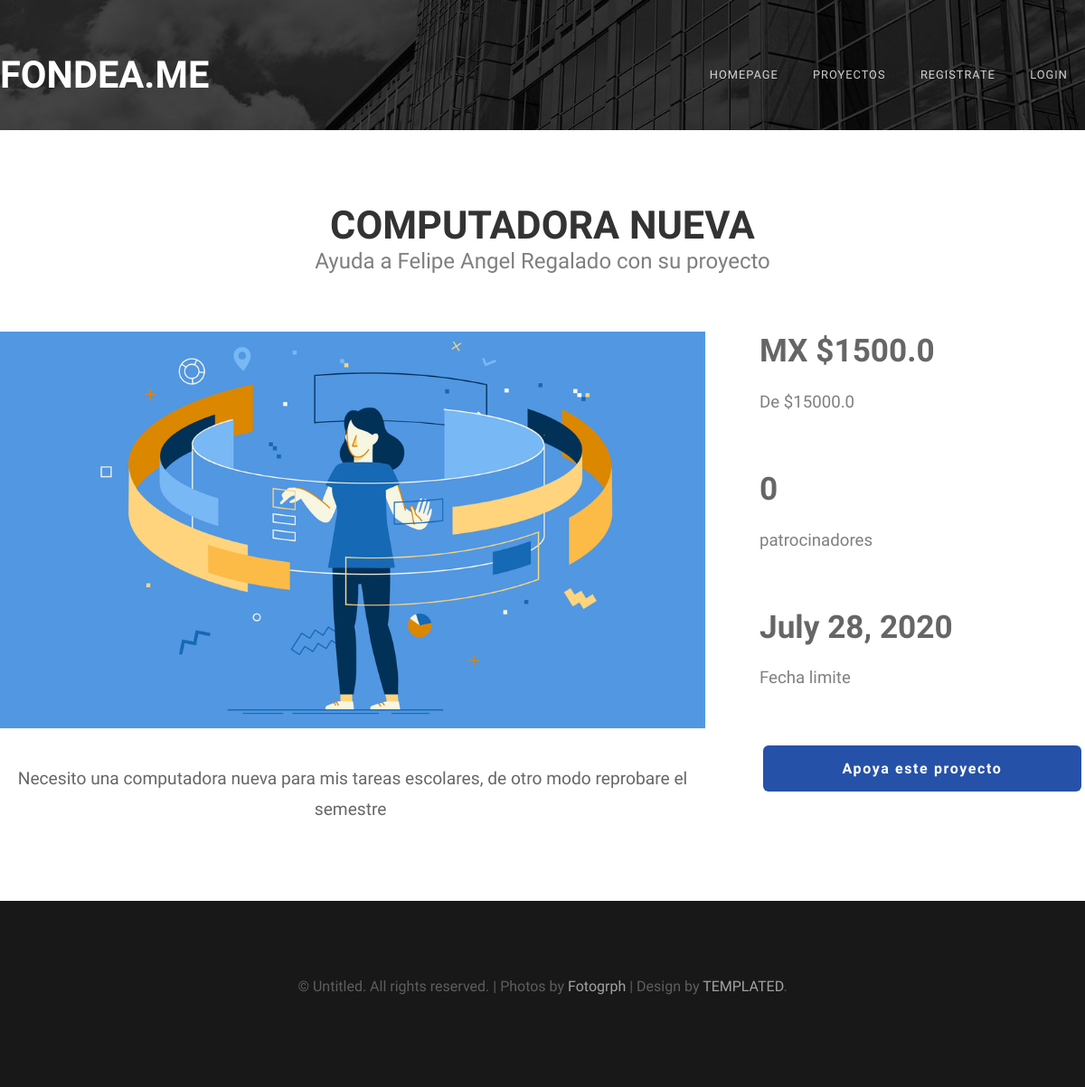
Before: /proyect/18 with the older database file.
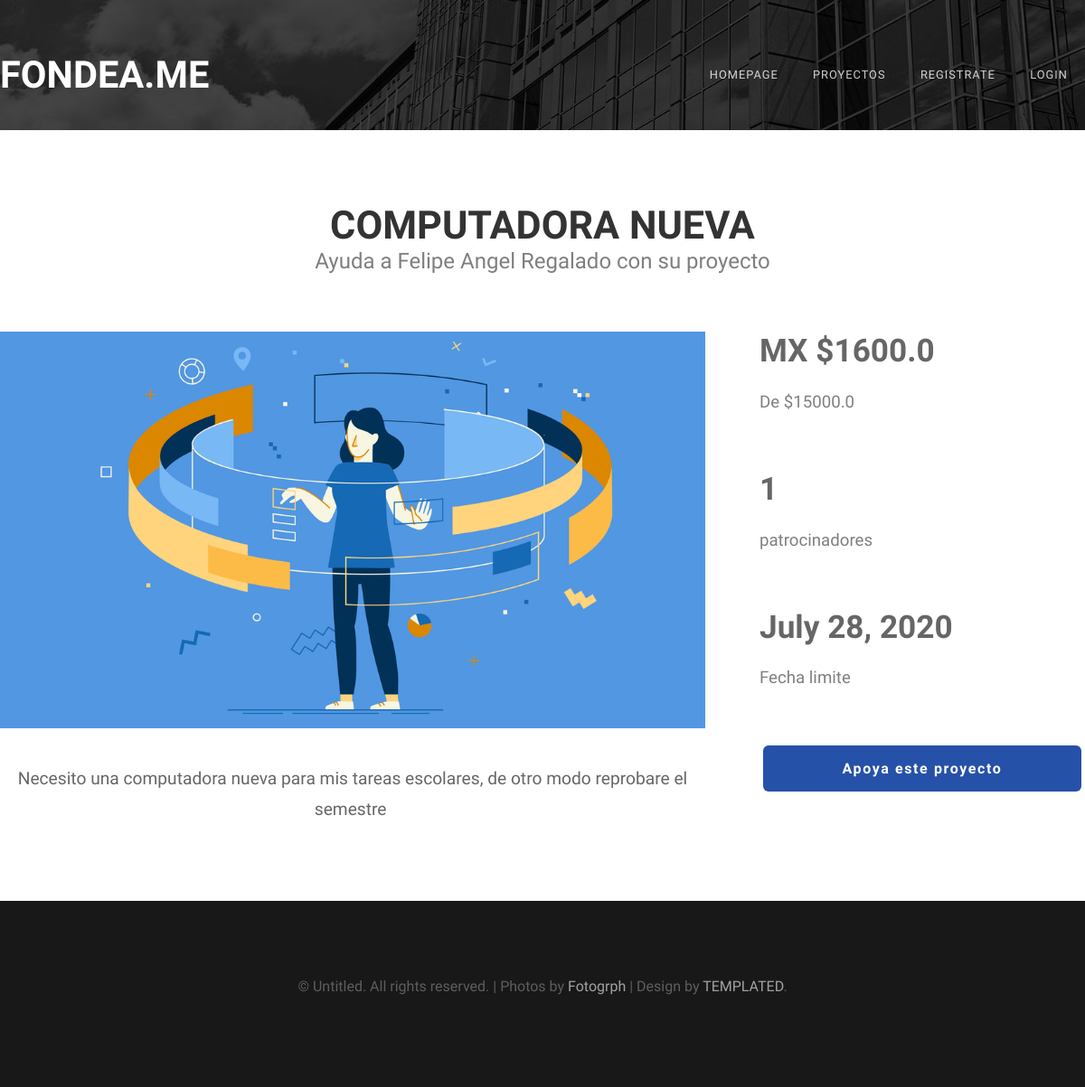
After: the same page with the newer database file.
### proyectos/models.py (models this page shows)
class Proyect(models.Model):
    name = models.CharField(max_length=50)
    goal = models.FloatField()
    actual = models.FloatField()
    deadline = models.DateField(auto_now_add=False)
    description = models.CharField(max_length=1500)
    image = models.ImageField(default = 'null', upload_to = "Proyects")
    made = models.DateTimeField(auto_now_add = True)
    upload = models.DateTimeField(auto_now = True)
    category = models.ForeignKey("Category", verbose_name=("Category"), on_delete=models.CASCADE)
    userOwner = models.ForeignKey(User, verbose_name=("Owner"), related_name='Owner',on_delete=models.CASCADE)
    Patrons = models.ManyToManyField(User,
        through = 'Patron',
        through_fields = ('proyecto','patron'),
        verbose_name=("Patrons"),
        default = 'null')

### proyectos/views.py (the view)
# urls.py: path('', proyecto.index , name = "index"),
def proyecto(request, idP = ''):
    proyecto = Proyect.objects.get(pk = idP)
    owner = User.objects.get(pk = proyecto.userOwner_id)
    patrons = len(Patron.objects.filter(proyecto_id = idP))
    return render(request, 'proyect.html', {
        'proyecto' : proyecto,
        'Owner' : owner,
        'NoP' : patrons
    })

### proyectos/templates/proyect.html (shortened to what this page needs)
{% extends 'layout.html' %}
{% load static %}
{% block content %}
    <div id="wrapper">
        <div id="main-content" class = "container">
            <div class="main-header">
                <h2>{{proyecto.name}}</h2>
                <span class="byline">Ayuda a {{Owner.name}} con su proyecto</span>
            </div>
            <div class="container-proyecto-left">
                <div>
                    <img class = "image-centered" src="{% static 'images/projectmngmt.png' %}">
                </div>
                <div class = "descripción-proyecto">
                    {{proyecto.description|safe}}
                </div>
            </div>
            <div class="container-proyecto-right">
                <div class="title">
                    <h3 id = "info-proyecto">MX ${{proyecto.actual}}</h3>
                    <h4 class="side-info-proyecto">De ${{proyecto.goal}}</h4>
                </div>
                <div class="title">
                    <h3>{{NoP}}</h3>
                    <h4 class="side-info-proyecto">patrocinadores</h4>
                </div>
                <div class="title">
                    <h3>{{ proyecto.deadline }}</h3>
                    <h4 class="side-info-proyecto">Fecha limite</h4>
                </div>
                <div>
                    <a href="{% if User %}{% if Mine %}{% else %}{% url 'formsuport' User proyecto.id%}{% endif %}{% else %}{% url 'login' %}{% endif %}" class="button button-alt">{% if Mine %}Monitoriza{% else %}Apoya este proyecto{% endif %}</a>
                </div>
            </div>
        </div>
    </div>
{% endblock  %}

Changed rows visible on the page:
changed Proyect "COMPUTADORA NUEVA": actual "1500.0" → "1600.0"
Other visible differences:
{{ NoP }}: "0" → "1"
